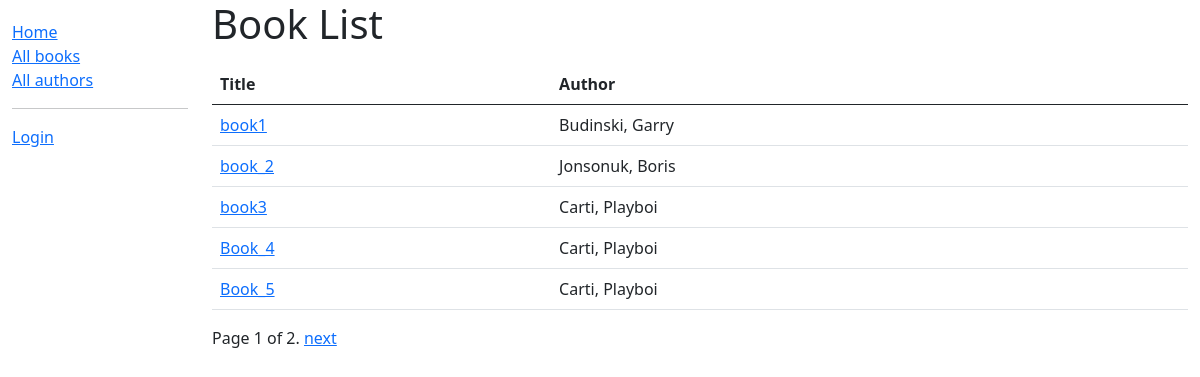
/catalog/books/, run on an earlier commit of the app's database.
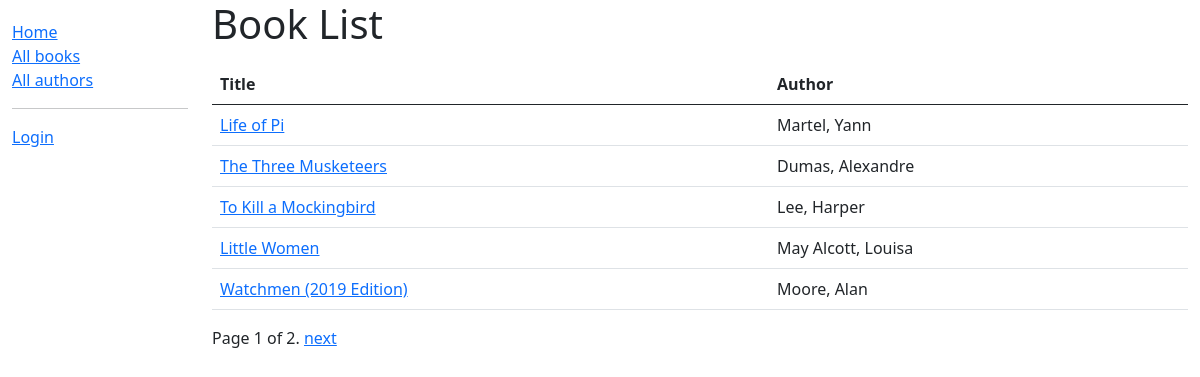
And on a later commit of the database.
### catalog/models.py (models this page shows, shortened)
class Book(models.Model):
    title = models.CharField(max_length=200)
    author = models.ForeignKey('Author', on_delete=models.SET_NULL, null=True)
    summary = models.TextField(max_length=1000, help_text="Enter a brief description of the book")
    isbn = models.CharField('ISBN',max_length=13, help_text='13 Character <a href="https://www.isbn-international.org/content/what-isbn">ISBN number</a>')
    genre = models.ManyToManyField(Genre, help_text="Select a genre for this book")
    def get_absolute_url(self):
        return reverse('book-detail', args=[str(self.id)])
    def display_genre(self):
        """
        Creates a string for the Genre. This is required to display genre in Admin.
        """
        return ', '.join([genre.name for genre in self.genre.all()[:3]])
    display_genre.short_description = 'Genre'

class Author(models.Model):
    first_name = models.CharField(max_length=100)
    last_name = models.CharField(max_length=100)
    date_of_birth = models.DateField(null=True, blank=True)
    date_of_death = models.DateField('died', null=True, blank=True)
    def __str__(self):
        return '%s, %s' % (self.last_name, self.first_name)
    class Meta:
        ordering = ['last_name']

### catalog/views.py (the view)
class BookListView(generic.ListView):
    model = Book
    paginate_by = 5

### templates/catalog/book_list.html (shortened to what this page needs)
{% extends "catalog/../base_generic.html" %}
{% block content %}
    <h1>Book List</h1>
    {% if book_list %}
    <table class="table">
              <thead>
        <tr>
            <th scope="col">Title</th>
            <th scope="col">Author</th>
        </tr>
      </thead>
      {% for book in book_list %}
          <tr>
            <td><a href="{{ book.get_absolute_url }}">{{ book.title }}</a></td>
            <td>{{book.author}}</td>
          </tr>
      {% endfor %}
    </table>
    {% else %}
      <p>There are no books in the library.</p>
    {% endif %}
{% endblock %}

### templates/base_generic.html (shortened to what this page needs)
<!DOCTYPE html>
<html lang="en">
<head>
  <link href="https://cdn.jsdelivr.net/npm/bootstrap@5.0.2/dist/css/bootstrap.min.css" rel="stylesheet">
  {% load static %}
  <link rel="stylesheet" href="{% static 'css/styles.css' %}">
</head>
<body>
  <div class="container-fluid">
    <div class="row">
      <div class="col-sm-2">
      {% block sidebar %}
      <ul class="sidebar-nav">
          <li><a href="{% url 'index' %}">Home</a></li>
          <li><a href="{% url 'books' %}">All books</a></li>
          <li><a href="{% url 'authors' %}">All authors</a></li>
            <hr>
            {% if user.is_authenticated %}
                <h5><strong>Personal</strong></h5>
                <li>User: {{ user.get_username }}</li>
                <li><a href="{% url 'my-borrowed' %}">My Borrowed</a></li>
                <li><a href="{% url 'logout'%}?next={{request.path}}"><strong>Logout</strong></a></li>
                {% if perms.catalog.can_view_all %}
                    <hr>
                    <h5><strong>Staff actions</strong></h5>
                    <li><a href="{% url 'all-borrowed'%}">All borrowed</a></li>
                    <li><a href="{% url 'book_create' %}">Add book</a></li>
                    <li><a href="{% url 'author_create' %}">Add author</a></li>
                {% endif %}
            {% else %}
                <li><a href="{% url 'login'%}?next={{request.path}}">Login</a></li>
            {% endif %}
      </ul>
     {% endblock %}
      </div>
      <div class="col-sm-10 ">
      {% block content %}
      {% endblock %}
          {% block pagination %}
              {% if is_paginated %}
                  <div class="pagination">
                      <span class="page-links">
                          <span class="page-current">
                              Page {{ page_obj.number }} of {{ page_obj.paginator.num_pages }}.
                          </span>
                          {% if page_obj.has_next %}
                              <a href="{{ request.path }}?page={{ page_obj.next_page_number }}">next</a>
                          {% endif %}
                      </span>
                  </div>
              {% endif %}
        {% endblock %}
      </div>
    </div>
  </div>
</body>
</html>

### catalog/static/css/styles.css (style rules this page uses)
.sidebar-nav { margin-top: 20px; padding: 0; list-style: none; }

What changed in the data, as far as the page shows it:
removed Book: title "book1", author "Budinski, Garry"
removed Book: title "book_2", author "Jonsonuk, Boris"
removed Book: title "book3", author "Carti, Playboi"
removed Book: title "Book_4", author "Carti, Playboi"
removed Book: title "Book_5", author "Carti, Playboi"
added Book: title "Life of Pi", author "Martel, Yann"
added Book: title "The Three Musketeers", author "Dumas, Alexandre"
added Book: title "To Kill a Mockingbird", author "Lee, Harper"
added Book: title "Little Women", author "May Alcott, Louisa"
added Book: title "Watchmen (2019 Edition)", author "Moore, Alan"
